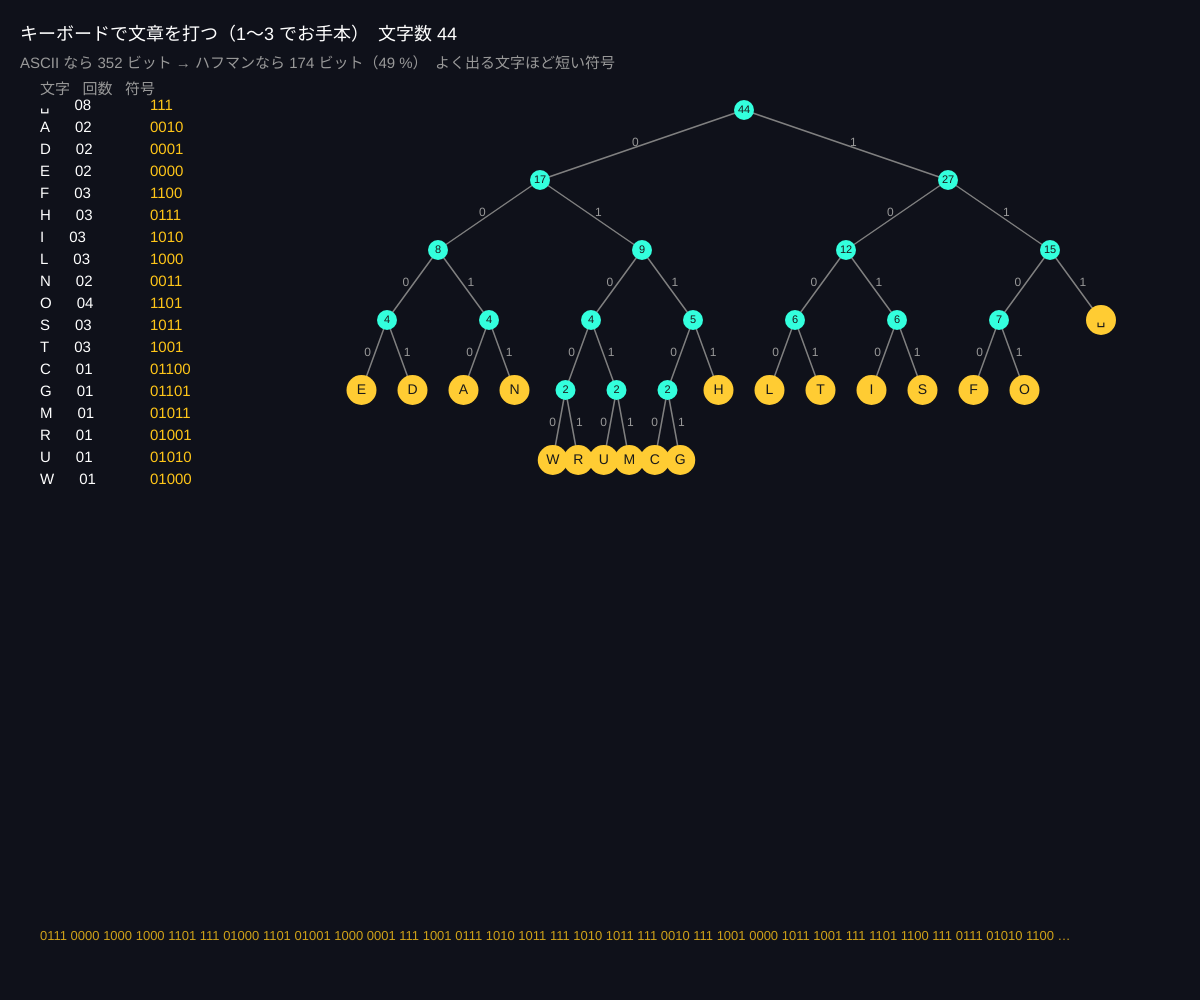
Frame 1 (no input)
Frame 60 (no input): identical to frame 1, image omitted
Frame 120 (the mouse pressed at the canvas centre since frame 60): identical to frame 1, image omitted

The p5.js sketch that drew this single still picture (run headless with seeded random() and noise() and a simulated clock; from frame 60 on, the mouse is pressed at the canvas centre):

// p5.js sketch
// ── sketch.js
// ============================================
// 08 ハフマン符号（よく出る文字は短く）
// 文章の中でよく出る文字に短いビット列、めったに出ない文字に長いビット列を割り当てる
// 木を下から組み立てると、自動的にいちばん短い符号ができる（ZIP や JPEG の中で使われている）
// キーボードで文章を打つ / 1〜3 でお手本の文章
// ============================================

let text_ = 'HELLO WORLD THIS IS A TEST OF HUFFMAN CODING';
let tree = null;
let codes = {};

function setup() {
  createCanvas(windowWidth, windowHeight);
  colorMode(HSB, 360, 100, 100, 100);
  build();
}

// ★ ハフマン木をつくる
function build() {
  // 1. 文字ごとの出現回数
  let freq = {};
  for (let ch of text_) freq[ch] = (freq[ch] || 0) + 1;
  // 2. 葉のリスト
  let nodes = Object.keys(freq).map((ch) => ({ ch, count: freq[ch], left: null, right: null }));
  // 3. いちばん少ない 2 つを取り出してまとめる、をくり返す
  while (nodes.length > 1) {
    nodes.sort((a, b) => a.count - b.count);
    let a = nodes.shift(), b = nodes.shift();
    nodes.push({ ch: null, count: a.count + b.count, left: a, right: b });
  }
  tree = nodes[0];
  // 4. 木をたどって符号を決める（左 = 0、右 = 1）
  codes = {};
  assign(tree, '');
}
function assign(node, code) {
  if (!node) return;
  if (node.ch !== null) {
    codes[node.ch] = code || '0';
    return;
  }
  assign(node.left, code + '0');
  assign(node.right, code + '1');
}

function draw() {
  background(230, 40, 10);
  // 木を描く
  if (tree) drawNode(tree, width * 0.62, 110, width * 0.17, 0);

  // 表
  let entries = Object.keys(codes).sort((a, b) => codes[a].length - codes[b].length || a.localeCompare(b));
  let y = 110;
  noStroke();
  textSize(15);
  fill(0, 0, 60);
  text('文字   回数   符号', 40, y - 16);
  let totalBits = 0;
  for (let ch of entries) {
    if (y > height - 120) break;
    let cnt = text_.split('').filter((c) => c === ch).length;
    totalBits += cnt * codes[ch].length;
    fill(0, 0, 100);
    text((ch === ' ' ? '␣' : ch) + '      ' + nf(cnt, 2) + '     ', 40, y);
    fill(45, 90, 100);
    text(codes[ch], 150, y);
    y += 22;
  }
  let fixed = text_.length * 8;
  fill(0, 0, 100);
  textSize(18);
  text('キーボードで文章を打つ（1〜3 でお手本）　文字数 ' + text_.length, 20, 40);
  fill(0, 0, 60);
  textSize(15);
  text('ASCII なら ' + fixed + ' ビット → ハフマンなら ' + totalBits + ' ビット（' + nf((100 * totalBits) / fixed, 1, 0) + ' %）　よく出る文字ほど短い符号', 20, 68);
  // 符号化した文章
  let encoded = text_.split('').map((c) => codes[c]).join(' ');
  fill(45, 90, 100, 80);
  textSize(13);
  text(encoded.slice(0, 160) + (encoded.length > 160 ? ' …' : ''), 40, height - 60);
}

function drawNode(node, x, y, spread, depth) {
  if (node.left) {
    stroke(0, 0, 50);
    strokeWeight(1.5);
    line(x, y, x - spread, y + 70);
    line(x, y, x + spread, y + 70);
    noStroke();
    fill(0, 0, 60);
    textSize(12);
    text('0', x - spread / 2 - 10, y + 36);
    text('1', x + spread / 2 + 4, y + 36);
    drawNode(node.left, x - spread, y + 70, spread * 0.5, depth + 1);
    drawNode(node.right, x + spread, y + 70, spread * 0.5, depth + 1);
  }
  noStroke();
  fill(node.ch !== null ? 45 : 170, 80, 100);
  circle(x, y, node.ch !== null ? 30 : 20);
  fill(0, 0, 10);
  textAlign(CENTER, CENTER);
  textSize(node.ch !== null ? 14 : 11);
  text(node.ch !== null ? (node.ch === ' ' ? '␣' : node.ch) : node.count, x, y);
  textAlign(LEFT, BASELINE);
}

function keyTyped() {
  if (key.length === 1 && key.charCodeAt(0) < 128 && text_.length < 60) {
    text_ += key.toUpperCase();
    build();
  }
}
function keyPressed() {
  if (key === BACKSPACE && text_.length > 2) {
    text_ = text_.slice(0, -1);
    build();
  }
  if (key === '1') text_ = 'AAAAAAAABBBBCCD';
  if (key === '2') text_ = 'ABCDEFGH';
  if (key === '3') text_ = 'MISSISSIPPI RIVER';
  if (key >= '1' && key <= '3') build();
}

// ---------- やってみよう ----------
// 1. お手本 1（A が多い）と 2（全部同じ回数）で圧縮率を比べよう。偏りがあるほど縮む
// 2. 符号を見ると「どの符号も他の符号の先頭にならない」（だから区切りなしで読める）
// 3. 01 のエントロピーと比べてみよう。ハフマンの平均ビット数はエントロピーに近づく
